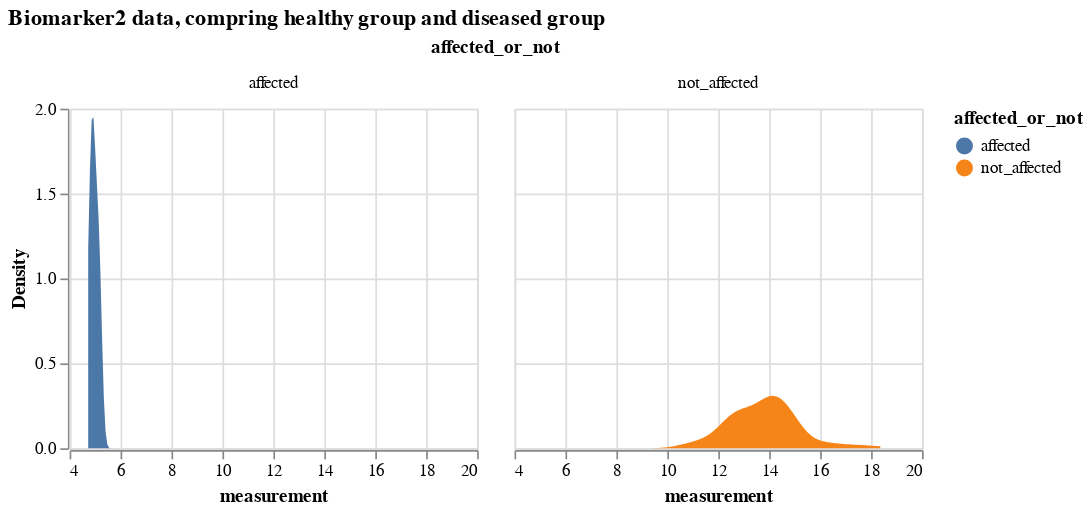

Notebook source saved alongside this figure:
### Markdown cell above
### Comparing a certain biomarker data

### Code cell
# select only biomarker 2 
bio_2_data = df_expanded[df_expanded.Biomarker=='Biomarker 2'].drop(['k_j', 'S_n', 'Biomarker'], axis = 1)
# biomarker2 data, comparing from diseased and healthy groups
alt.Chart(bio_2_data).transform_density(
    'measurement',
    as_=['measurement', 'Density'],
    groupby=['affected_or_not']
).mark_area().encode(
    x="measurement:Q",
    y="Density:Q",
    facet = alt.Facet(
        "affected_or_not:N",
    ),
    color=alt.Color(
        'affected_or_not:N'
    )
).properties(
    width= 240,
    height = 200,
).properties(
    title='Biomarker2 data, compring healthy group and diseased group'
)

### Figure 1 — Vega-Lite specification as saved in the notebook (floating-point values rounded to 4 significant figures)
{"config": {"view": {"continuousWidth": 300, "continuousHeight": 300}}, "data": {"name": "data-bb5a2bcf15c6aea8c37769d94d712fb0"}, "mark": {"type": "area"}, "encoding": {"color": {"field": "affected_or_not", "type": "nominal"}, "facet": {"field": "affected_or_not", "type": "nominal"}, "x": {"field": "measurement", "type": "quantitative"}, "y": {"field": "Density", "type": "quantitative"}}, "height": 200, "title": "Biomarker2 data, compring healthy group and diseased group", "transform": [{"density": "measurement", "groupby": ["affected_or_not"], "as": ["measurement", "Density"]}], "width": 240, "$schema": "https://vega.github.io/schema/vega-lite/v5.16.3.json", "datasets": {"data-bb5a2bcf15c6aea8c37769d94d712fb0": [{"participant": 0, "measurement": 12.26, "affected_or_not": "not_affected"}, {"participant": 1, "measurement": 14.44, "affected_or_not": "not_affected"}, {"participant": 2, "measurement": 5.198, "affected_or_not": "affected"}, {"participant": 3, "measurement": 13.33, "affected_or_not": "not_affected"}, {"participant": 4, "measurement": 14.48, "affected_or_not": "not_affected"}, {"participant": 5, "measurement": 13.23, "affected_or_not": "not_affected"}, {"participant": 6, "measurement": 12.74, "affected_or_not": "not_affected"}, {"participant": 7, "measurement": 14.64, "affected_or_not": "not_affected"}, {"participant": 8, "measurement": 13.7, "affected_or_not": "not_affected"}, {"participant": 9, "measurement": 14.13, "affected_or_not": "not_affected"}, {"participant": 10, "measurement": 5.096, "affected_or_not": "affected"}, {"participant": 11, "measurement": 15.22, "affected_or_not": "not_affected"}, {"participant": 12, "measurement": 12.47, "affected_or_not": "not_affected"}, {"participant": 13, "measurement": 17.35, "affected_or_not": "not_affected"}, {"participant": 14, "measurement": 11.74, "affected_or_not": "not_affected"}, {"participant": 15, "measurement": 14.0, "affected_or_not": "not_affected"}, {"participant": 16, "measurement": 12.75, "affected_or_not": "not_affected"}, {"participant": 17, "measurement": 14.14, "affected_or_not": "not_affected"}, {"participant": 18, "measurement": 12.82, "affected_or_not": "not_affected"}, {"participant": 19, "measurement": 14.41, "affected_or_not": "not_affected"}, {"participant": 20, "measurement": 13.36, "affected_or_not": "not_affected"}, {"participant": 21, "measurement": 14.02, "affected_or_not": "not_affected"}, {"participant": 22, "measurement": 14.88, "affected_or_not": "not_affected"}, {"participant": 23, "measurement": 14.95, "affected_or_not": "not_affected"}, {"participant": 24, "measurement": 14.71, "affected_or_not": "not_affected"}, {"participant": 25, "measurement": 15.01, "affected_or_not": "not_affected"}, {"participant": 26, "measurement": 12.84, "affected_or_not": "not_affected"}, {"participant": 27, "measurement": 13.95, "affected_or_not": "not_affected"}, {"participant": 28, "measurement": 11.13, "affected_or_not": "not_affected"}, {"participant": 29, "measurement": 4.882, "affected_or_not": "affected"}, {"participant": 30, "measurement": 13.11, "affected_or_not": "not_affected"}, {"participant": 31, "measurement": 15.02, "affected_or_not": "not_affected"}, {"participant": 32, "measurement": 16.49, "affected_or_not": "not_affected"}, {"participant": 33, "measurement": 15.89, "affected_or_not": "not_affected"}, {"participant": 34, "measurement": 12.7, "affected_or_not": "not_affected"}, {"participant": 35, "measurement": 15.18, "affected_or_not": "not_affected"}, {"participant": 36, "measurement": 17.53, "affected_or_not": "not_affected"}, {"participant": 37, "measurement": 12.4, "affected_or_not": "not_affected"}, {"participant": 38, "measurement": 13.84, "affected_or_not": "not_affected"}, {"participant": 39, "measurement": 4.975, "affected_or_not": "affected"}, {"participant": 40, "measurement": 12.61, "affected_or_not": "not_affected"}, {"participant": 41, "measurement": 13.07, "affected_or_not": "not_affected"}, {"participant": 42, "measurement": 13.1, "affected_or_not": "not_affected"}, {"participant": 43, "measurement": 13.81, "affected_or_not": "not_affected"}, {"participant": 44, "measurement": 14.5, "affected_or_not": "not_affected"}, {"participant": 45, "measurement": 13.8, "affected_or_not": "not_affected"}, {"participant": 46, "measurement": 10.71, "affected_or_not": "not_affected"}, {"participant": 47, "measurement": 13.92, "affected_or_not": "not_affected"}, {"participant": 48, "measurement": 11.45, "affected_or_not": "not_affected"}, {"participant": 49, "measurement": 14.53, "affected_or_not": "not_affected"}, {"participant": 50, "measurement": 12.91, "affected_or_not": "not_affected"}, {"participant": 51, "measurement": 13.95, "affected_or_not": "not_affected"}, {"participant": 52, "measurement": 12.33, "affected_or_not": "not_affected"}, {"participant": 53, "measurement": 12.5, "affected_or_not": "not_affected"}, {"participant": 54, "measurement": 14.44, "affected_or_not": "not_affected"}, {"participant": 55, "measurement": 15.09, "affected_or_not": "not_affected"}, {"participant": 56, "measurement": 14.39, "affected_or_not": "not_affected"}, {"participant": 57, "measurement": 13.53, "affected_or_not": "not_affected"}, {"participant": 58, "measurement": 14.44, "affected_or_not": "not_affected"}, {"participant": 59, "measurement": 14.33, "affected_or_not": "not_affected"}, {"participant": 60, "measurement": 12.17, "affected_or_not": "not_affected"}, {"participant": 61, "measurement": 13.96, "affected_or_not": "not_affected"}, {"participant": 62, "measurement": 12.72, "affected_or_not": "not_affected"}, {"participant": 63, "measurement": 12.38, "affected_or_not": "not_affected"}, {"participant": 64, "measurement": 13.85, "affected_or_not": "not_affected"}, {"participant": 65, "measurement": 10.95, "affected_or_not": "not_affected"}, {"participant": 66, "measurement": 13.67, "affected_or_not": "not_affected"}, {"participant": 67, "measurement": 14.06, "affected_or_not": "not_affected"}, {"participant": 68, "measurement": 14.58, "affected_or_not": "not_affected"}, {"participant": 69, "measurement": 14.71, "affected_or_not": "not_affected"}, {"participant": 70, "measurement": 14.34, "affected_or_not": "not_affected"}, {"participant": 71, "measurement": 4.729, "affected_or_not": "affected"}, {"participant": 72, "measurement": 13.27, "affected_or_not": "not_affected"}, {"participant": 73, "measurement": 14.7, "affected_or_not": "not_affected"}, {"participant": 74, "measurement": 14.21, "affected_or_not": "not_affected"}, {"participant": 75, "measurement": 12.73, "affected_or_not": "not_affected"}, {"participant": 76, "measurement": 14.34, "affected_or_not": "not_affected"}, {"participant": 77, "measurement": 13.37, "affected_or_not": "not_affected"}, {"participant": 78, "measurement": 14.88, "affected_or_not": "not_affected"}, {"participant": 79, "measurement": 4.864, "affected_or_not": "affected"}, {"participant": 80, "measurement": 11.95, "affected_or_not": "not_affected"}, {"participant": 81, "measurement": 14.98, "affected_or_not": "not_affected"}, {"participant": 82, "measurement": 16.4, "affected_or_not": "not_affected"}, {"participant": 83, "measurement": 13.79, "affected_or_not": "not_affected"}, {"participant": 84, "measurement": 13.9, "affected_or_not": "not_affected"}, {"participant": 85, "measurement": 14.36, "affected_or_not": "not_affected"}, {"participant": 86, "measurement": 11.71, "affected_or_not": "not_affected"}, {"participant": 87, "measurement": 18.36, "affected_or_not": "not_affected"}, {"participant": 88, "measurement": 12.38, "affected_or_not": "not_affected"}, {"participant": 89, "measurement": 13.19, "affected_or_not": "not_affected"}, {"participant": 90, "measurement": 13.72, "affected_or_not": "not_affected"}, {"participant": 91, "measurement": 14.23, "affected_or_not": "not_affected"}, {"participant": 92, "measurement": 14.88, "affected_or_not": "not_affected"}, {"participant": 93, "measurement": 12.66, "affected_or_not": "not_affected"}, {"participant": 94, "measurement": 13.91, "affected_or_not": "not_affected"}, {"participant": 95, "measurement": 12.59, "affected_or_not": "not_affected"}, {"participant": 96, "measurement": 13.08, "affected_or_not": "not_affected"}, {"participant": 97, "measurement": 16.15, "affected_or_not": "not_affected"}, {"participant": 98, "measurement": 14.03, "affected_or_not": "not_affected"}, {"participant": 99, "measurement": 12.52, "affected_or_not": "not_affected"}]}}
